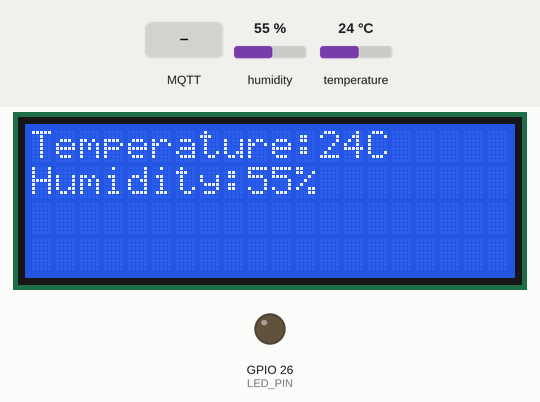
This sketch was run on a simulated ESP32. Parts: 20×4 character LCD, output pins drawn as LEDs (lit = HIGH). The inputs (shaded band) are chosen by the test bench; at power-on: humidity 55 %, temperature 24 °C. WiFi joins after 1.5 s; servers stay silent unless stated; random numbers use the default seed unless the sketch sets one; no MQTT or app messages arrive unless stated; what the sketch prints to the serial monitor is not drawn.

Above: at 1.2 s.
1.3 s: MQTT message "0" arrives on the first subscribed topic
At 6.3 s:
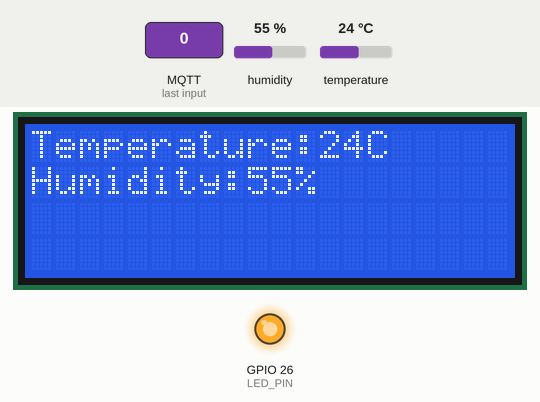
6.6 s: humidity set to 22 %
At 10.5 s:
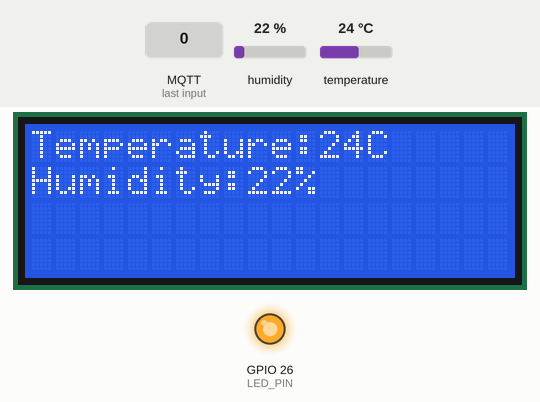
11.7 s: temperature set to 12 °C
At 15.7 s:
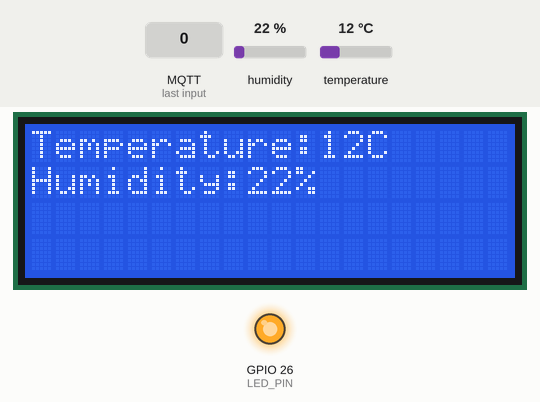
16.7 s: humidity set to 40 %
At 20.9 s:
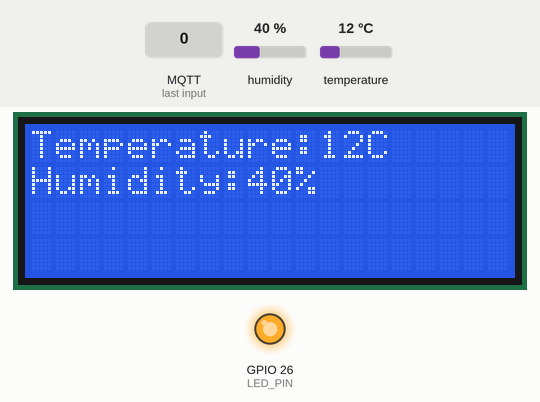
21.8 s: temperature set to 19 °C
Timing chart, 0 to 24.8 s (numbered marks = the images above; inputs shaded):
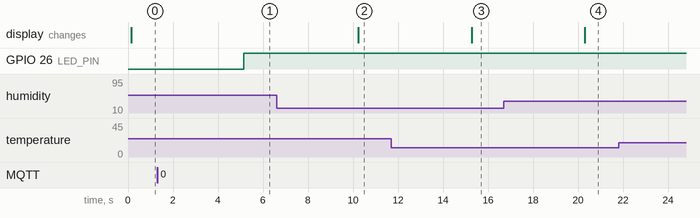

Measured:
- after the input at 1.3 s, GPIO 26 (LED_PIN): LOW → HIGH after 3.9 s
- after the input at 6.6 s, the display: changes after 3.6 s (image 2)
- after the input at 11.7 s, the display: changes after 3.6 s (image 3)
- after the input at 16.7 s, the display: changes after 3.6 s (image 4)

The sketch:

BTT6.ino
```cpp
#include <LiquidCrystal_I2C.h>
#include "DHTesp.h"
#include <WiFi.h>
#include <HTTPClient.h>
#include <ArduinoJson.h>
#include <PubSubClient.h>

LiquidCrystal_I2C lcd(0x27,20,4);
#define DHT_PIN 15
#define LED_PIN 26
#define PIR_PIN 13

const char* mqtt_server = "broker.hivemq.com";

WiFiClient espClient;
PubSubClient client(espClient);
unsigned long lastMsg = 0;
#define MSG_BUFFER_SIZE	(50)
char msg[MSG_BUFFER_SIZE];
int value = 0;

void callback(char* topic, byte* payload, unsigned int length) {
  Serial.print("Message arrived [");
  Serial.print(topic);
  Serial.print("] ");
  for (int i = 0; i < length; i++) {
    Serial.print((char)payload[i]);
  }
  Serial.println();
  // Switch on the LED if an 1 was received as first character
  if ((char)payload[0] == '1') {
    digitalWrite(LED_PIN, LOW);   // Turn the LED on (Note that LOW is the voltage level
    // but actually the LED is on; this is because
    // it is active low on the ESP-01)
  } else {
    digitalWrite(LED_PIN, HIGH);  // Turn the LED off by making the voltage HIGH
  }
}

void reconnect() {
  // Loop until we're reconnected
  while (!client.connected()) {
    Serial.print("Attempting MQTT connection...");
    // Create a random client ID
    String clientId = "ESP8266Client-";
    clientId += String(random(0xffff), HEX);
    // Attempt to connect
    if (client.connect(clientId.c_str())) {
      Serial.println("connected");
      // Once connected, publish an announcement...
      client.publish("/IOT/T6", "1");
      // ... and resubscribe
      client.subscribe("/IOT/T6");
    } else {
      Serial.print("failed, rc=");
      Serial.print(client.state());
      Serial.println(" try again in 5 seconds");
      // Wait 5 seconds before retrying
      delay(5000);
    }
  }
}
DHTesp dhtSensor;
void setup() {
  Serial.begin(11150);
  WiFi.begin("Wokwi-GUEST", "",6);
  // put your setup code here, to run once:
  dhtSensor.setup(DHT_PIN, DHTesp::DHT22);
  pinMode(LED_PIN, OUTPUT);
  pinMode(PIR_PIN, INPUT);

  client.setServer(mqtt_server, 1883);
  client.setCallback(callback);
  lcd.init();
  lcd.backlight();
}
void loop() {

  if (!client.connected()) {
    reconnect();
  }
  client.loop();
  TempAndHumidity data = dhtSensor.getTempAndHumidity();
  int temp = data.temperature;
  int humid = data.humidity;
  lcd.setCursor(0,0);
  lcd.print("Temperature:" + String(temp) +"C");
  lcd.setCursor(0,1);
  lcd.print("Humidity:" +  String(humid) + "%");
  String mg = "Temperature: " + String(temp) + "C  Humidity: " + String(humid) + "%";
  unsigned long now = millis();
  ++value;
  // Convert 'value' to a C-style string
  char valueStr[10]; // Assuming a maximum length for the number
  snprintf(valueStr, sizeof(valueStr), "%d", value);
  // Concatenate 'valueStr' to 'mg'
  mg += " Value: ";
  mg += valueStr;
  // Convert 'mg' (String) to a C-style string (char array)
  char msg[MSG_BUFFER_SIZE];
  mg.toCharArray(msg, MSG_BUFFER_SIZE);
  Serial.print("Publish message: ");
  Serial.println(msg);
  client.publish("/IOT/T6", msg);
  delay(5000);
}
```
